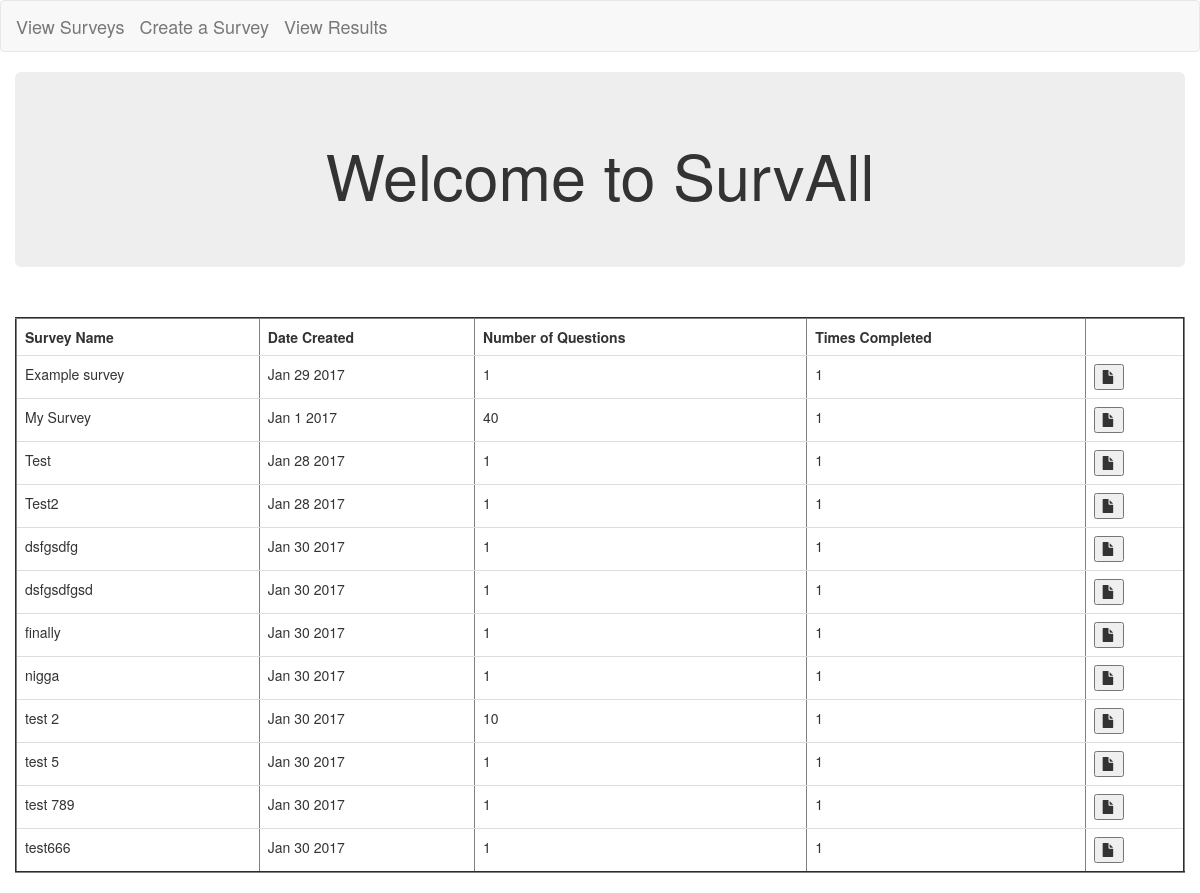
/, run on an earlier commit of the app's database.
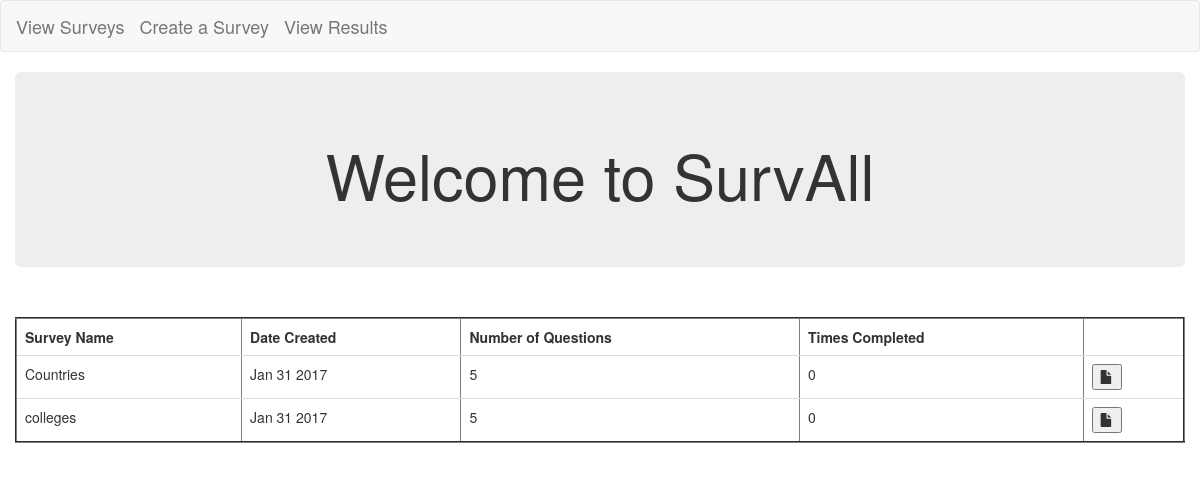
And on a later commit of the database.
### posts/models.py (models this page shows, shortened)
class Post(models.Model):
	title = models.CharField(max_length = 250)
	dateSurvCreated = models.DateTimeField()
	numOfQuestions = models.IntegerField( default = '1')
	numOfTimesCompleted = models.IntegerField( default = '1')
	def dateFormat(self):
		return self.dateSurvCreated.strftime('%b %e %Y')

### posts/views.py (the view)
# urls.py: 2. Add a URL to urlpatterns:  url(r'^$', views.home, name='home')
def home(request):
	posts = Post.objects.order_by('title')
	return render(request,'posts/home.html', {'posts':posts})

### posts/templates/posts/home.html (shortened to what this page needs)
<!DOCTYPE html>
<html lang="en">
  <head>
    <link rel="stylesheet" href="https://maxcdn.bootstrapcdn.com/bootstrap/3.3.7/css/bootstrap.min.css">
  </head>
	<nav class="navbar navbar-default">
  		<div class="container-fluid">
    		<div class="navbar-header">
      			<a class="navbar-brand" href="{% url 'home' %}">View Surveys</a>
      			<a class="navbar-brand" href="{% url 'create_survey' %}">Create a Survey</a>
      			<a class="navbar-brand" href="#">View Results</a>
    		</div>
      		</div>
	</nav>
  <body>
 	<div class="container-fluid">
    <div class="jumbotron">
      <h1 class = "text-center">Welcome to SurvAll</h1>
  </div>
    <br />
			<table class ="table" border='2'>
			    <tr>
               		<th>Survey Name</th>
               		<th>Date Created </th>
               		<th>Number of Questions</th>
               		<th>Times Completed</th>
                  <th></th>
               	</tr>
				  {% for post in posts.all %}
				  <tr>
               		<td>{{ post.title}}</td>
               		<td>{{ post.dateFormat}}</td>
               		<td>{{ post.numOfQuestions|floatformat:0 }}</td>
               		<td>{{ post.numOfTimesCompleted|floatformat:0 }}</td>
                  <td><button><span class ="glyphicon glyphicon-file"></span></button></td>
          </tr>
          {% endfor %}
			</table>
	</div>
  </body>
</html>

What changed in the data, as far as the page shows it:
removed Post: title "Example survey", dateFormat "Jan 29 2017", numOfQuestions "1", numOfTimesCompleted "1"
removed Post: title "My Survey", dateFormat "Jan 1 2017", numOfQuestions "40", numOfTimesCompleted "1"
removed Post: title "Test", dateFormat "Jan 28 2017", numOfQuestions "1", numOfTimesCompleted "1"
removed Post: title "Test2", dateFormat "Jan 28 2017", numOfQuestions "1", numOfTimesCompleted "1"
removed Post: title "dsfgsdfg", dateFormat "Jan 30 2017", numOfQuestions "1", numOfTimesCompleted "1"
removed Post: title "dsfgsdfgsd", dateFormat "Jan 30 2017", numOfQuestions "1", numOfTimesCompleted "1"
removed Post: title "finally", dateFormat "Jan 30 2017", numOfQuestions "1", numOfTimesCompleted "1"
removed Post: title "nigga", dateFormat "Jan 30 2017", numOfQuestions "1", numOfTimesCompleted "1"
removed Post: title "test 2", dateFormat "Jan 30 2017", numOfQuestions "10", numOfTimesCompleted "1"
removed Post: title "test 5", dateFormat "Jan 30 2017", numOfQuestions "1", numOfTimesCompleted "1"
removed Post: title "test 789", dateFormat "Jan 30 2017", numOfQuestions "1", numOfTimesCompleted "1"
removed Post: title "test666", dateFormat "Jan 30 2017", numOfQuestions "1", numOfTimesCompleted "1"
added Post: title "Countries", dateFormat "Jan 31 2017", numOfQuestions "5", numOfTimesCompleted "0"
added Post: title "colleges", dateFormat "Jan 31 2017", numOfQuestions "5", numOfTimesCompleted "0"
